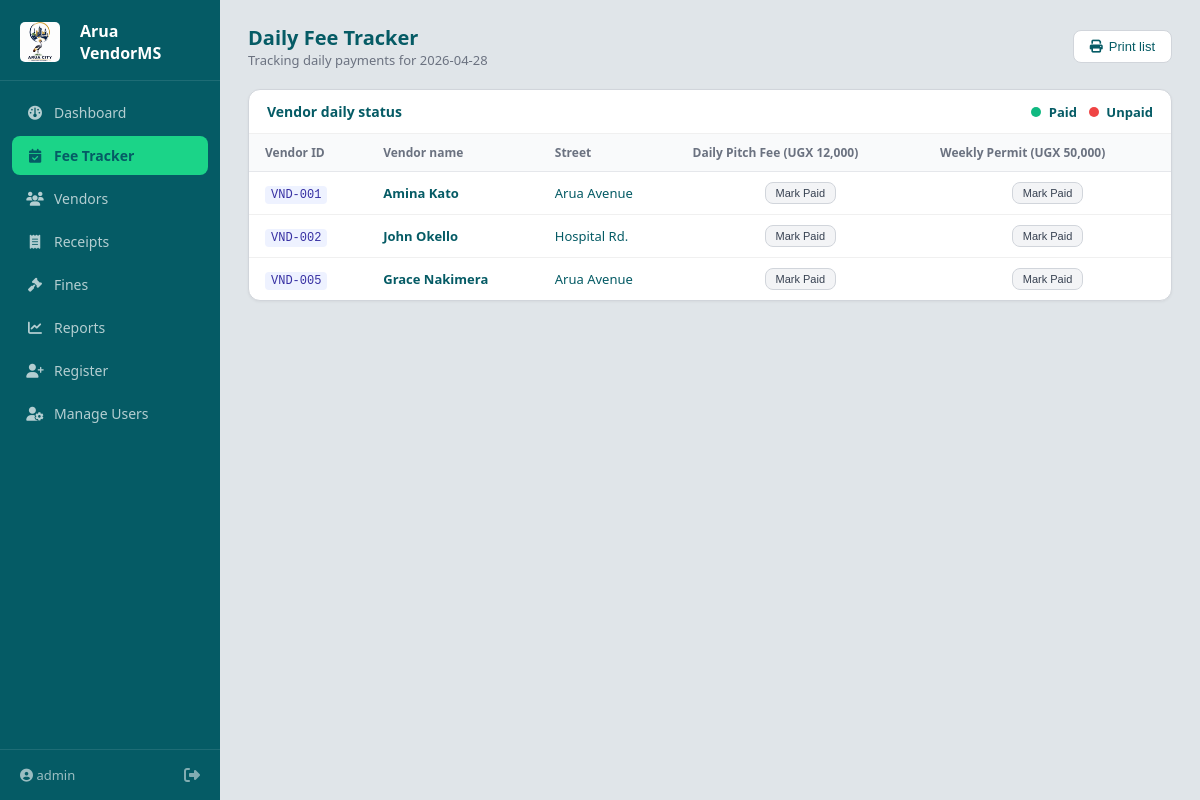
The page /fee-tracker (signed in) on the database its author committed.
### models.py (models this page shows, shortened)
class User(UserMixin, db.Model):
    __tablename__ = 'users' # Name of the table in the SQL database
    id       = db.Column(db.Integer, primary_key=True)
    username = db.Column(db.String(80),  unique=True, nullable=False)
    email    = db.Column(db.String(120), unique=True, nullable=False)
    password_hash = db.Column(db.String(200), nullable=False)
    role          = db.Column(db.String(30), default='field_officer')
    vendor_ptr    = db.Column(db.Integer, db.ForeignKey('vendors.id'), nullable=True)
    created_at    = db.Column(db.String(30), default='')

class FeeSchedule(db.Model):
    __tablename__ = 'fee_schedules'
    id        = db.Column(db.Integer, primary_key=True)
    name      = db.Column(db.String(60), nullable=False) # e.g. "Daily Pitch Fee"
    amount    = db.Column(db.Float,      nullable=False)
    frequency = db.Column(db.String(20), nullable=False) # daily | weekly

class Vendor(db.Model):
    __tablename__ = 'vendors'
    id           = db.Column(db.Integer, primary_key=True)
    vendor_id    = db.Column(db.String(20),  unique=True, nullable=False)
    full_name    = db.Column(db.String(100), nullable=False)
    phone        = db.Column(db.String(20),  nullable=False)
    nin          = db.Column(db.String(30),  default='')
    dob          = db.Column(db.String(20),  default='')
    street_id    = db.Column(db.Integer, db.ForeignKey('streets.id'), nullable=True)
    street       = db.Column(db.String(100), nullable=True)
    trade_type   = db.Column(db.String(60),  nullable=False)
    stall_number = db.Column(db.String(20),  default='')
    permit_start = db.Column(db.String(20),  default='')
    permit_end   = db.Column(db.String(20),  default='')
    status       = db.Column(db.String(20),  default='Active')
    notes        = db.Column(db.Text,        default='')
    registered_at = db.Column(db.String(30), default='')
    receipts     = db.relationship('Receipt', backref='vendor_ref', lazy=True)
    fee_payments  = db.relationship('FeePayment', backref='vendor_ref', lazy=True)
    street_ref   = db.relationship('Street', backref='vendors', lazy=True)

class Street(db.Model):
    __tablename__ = 'streets'
    id   = db.Column(db.Integer, primary_key=True)
    name = db.Column(db.String(100), unique=True, nullable=False)

### app.py (the view)
@app.route('/fee-tracker')
@login_required
def fee_tracker():
    today_str = date.today().strftime('%Y-%m-%d')
    schedules = FeeSchedule.query.all() # Get daily/weekly fee rates
    active_vendors = Vendor.query.filter(Vendor.status.in_(['Active', 'NotPaid'])).all()
    payments_list = FeePayment.query.filter_by(period_date=today_str).all()
    payments = {(p.vendor_id, p.schedule_id): p for p in payments_list}
    return render_template('fee_tracker.html',
                           vendors=active_vendors,
                           schedules=schedules,
                           payments=payments,
                           today=today_str)

### app.py (called while the page is built, shortened)
@app.before_request
def initialize_database():
    if IS_VERCEL and not db_url:
        return "<h1>Arua City System: Setup Required</h1><p>Vercel detected. Please add your <b>DATABASE_URL</b> to the Vercel Environment Variables to go live.</p>", 500

@login_manager.user_loader
def load_user(user_id):
    return User.query.get(int(user_id))

### templates/fee_tracker.html (shortened to what this page needs)
{% extends 'base.html' %}
{% block content %}
<div class="page-header">
  <div>
    <h2>Daily Fee Tracker</h2>
    <p class="text-secondary">Tracking daily payments for {{ today }}</p>
  </div>
  <div class="flex gap-2">
    <button class="btn-secondary" onclick="window.print()">
      <i class="fa-solid fa-print"></i> Print list
    </button>
  </div>
</div>
<div class="card">
  <div class="card-header">
    <div style="display:flex; justify-content:space-between; width:100%; align-items:center;">
      <span>Vendor daily status</span>
      <div style="font-size: 13px; display:flex; gap:12px;">
        <span><span class="dot paid"></span> Paid</span>
        <span><span class="dot unpaid"></span> Unpaid</span>
      </div>
    </div>
  </div>
  <table class="data-table">
    <thead>
      <tr>
        <th>Vendor ID</th>
        <th>Vendor name</th>
        <th>Street</th>
        {% for s in schedules %}
        <th>{{ s.name }} (UGX {{ "{:,.0f}".format(s.amount) }})</th>
        {% endfor %}
      </tr>
    </thead>
    <tbody>
      {% for v in vendors %}
      <tr>
        <td><code>{{ v.vendor_id }}</code></td>
        <td><strong>{{ v.full_name }}</strong></td>
        <td>{{ v.street_ref.name if v.street_ref else v.street }}</td>
        {% for s in schedules %}
        {% set p = payments.get((v.id, s.id)) %}
        <td class="text-center">
          {% if p and p.status == 'Paid' %}
          <div class="payment-badge paid">
            <i class="fa-solid fa-check-circle"></i> Paid
            <small>{{ p.paid_date.split(' ')[1][:5] }}</small>
          </div>
          {% else %}
          <form method="POST" action="{{ url_for('mark_paid') }}">
            <button type="submit" class="btn-sm btn-action">
              Mark Paid
            </button>
          </form>
          {% endif %}
        </td>
        {% endfor %}
      </tr>
      {% else %}
      <tr>
        <td colspan="{{ 3 + (schedules|length) }}" class="text-center">No active vendors to track.</td>
      </tr>
      {% endfor %}
    </tbody>
  </table>
</div>
{% endblock %}

### templates/base.html (shortened to what this page needs)
<!DOCTYPE html>
<html lang="en">
<head>
  <link rel="stylesheet" href="{{ url_for('static', filename='css/style.css') }}">
  <link rel="stylesheet" href="https://cdnjs.cloudflare.com/ajax/libs/font-awesome/6.5.0/css/all.min.css">
</head>
<body>
{% if current_user.is_authenticated %}
<aside class="sidebar">
  <div class="sidebar-brand">
    <img src="{{ url_for('static', filename='img/logo.png') }}" alt="Logo" style="width: 40px; height: 40px; object-fit: contain; border-radius: 5px; margin-right: 10px;">
    <span>Arua VendorMS</span>
  </div>
  <nav class="sidebar-nav">
    <a href="{{ url_for('dashboard') }}" class="nav-link {% if request.endpoint=='dashboard' %}active{% endif %}">
      <i class="fa-solid fa-gauge"></i> Dashboard
    </a>
    {% if current_user.role in ['admin', 'field_officer', 'finance_officer'] %}
    <a href="{{ url_for('fee_tracker') }}" class="nav-link {% if request.endpoint=='fee_tracker' %}active{% endif %}">
      <i class="fa-solid fa-calendar-check"></i> Fee Tracker
    </a>
    <a href="{{ url_for('vendors') }}" class="nav-link {% if 'vendor' in request.endpoint and request.endpoint != 'register_vendor' %}active{% endif %}">
      <i class="fa-solid fa-users"></i> Vendors
    </a>
    {% endif %}
    <a href="{{ url_for('receipts') }}" class="nav-link {% if 'receipt' in request.endpoint %}active{% endif %}">
      <i class="fa-solid fa-receipt"></i> Receipts
    </a>
    <a href="{{ url_for('fines') }}" class="nav-link {% if request.endpoint=='fines' %}active{% endif %}">
      <i class="fa-solid fa-gavel"></i> Fines
    </a>
    {% if current_user.role in ['admin', 'finance_officer'] %}
    <a href="{{ url_for('reports') }}" class="nav-link {% if request.endpoint=='reports' %}active{% endif %}">
      <i class="fa-solid fa-chart-line"></i> Reports
    </a>
    {% endif %}
    {% if current_user.role in ['admin', 'field_officer'] %}
    <a href="{{ url_for('register_vendor') }}" class="nav-link {% if request.endpoint=='register_vendor' %}active{% endif %}">
      <i class="fa-solid fa-user-plus"></i> Register
    </a>
    {% endif %}
    {% if current_user.role == 'admin' %}
    <a href="{{ url_for('manage_users') }}" class="nav-link {% if request.endpoint=='manage_users' %}active{% endif %}">
      <i class="fa-solid fa-user-gear"></i> Manage Users
    </a>
    {% endif %}
  </nav>
  <div class="sidebar-footer">
    <span><i class="fa-solid fa-circle-user"></i> {{ current_user.username }}</span>
    <a href="{{ url_for('logout') }}" class="logout-link" title="Logout"><i class="fa-solid fa-right-from-bracket"></i></a>
  </div>
</aside>
<main class="main-content">
  {% block content %}{% endblock %}
</main>
{% else %}
  {% block auth_content %}{% endblock %}
{% endif %}
</body>
</html>

### css/style.css (style rules this page uses)
*, *::before, *::after { box-sizing: border-box; margin: 0; padding: 0; }
:root { --sidebar-bg: #055b65; --primary: #45828b; --accent: #1bd488; --bg: #e0e5e9; --text: #055b65; --white: #ffffff; }
body { font-family: 'Segoe UI', system-ui, sans-serif; font-size: 14px; color: var(--text); background: var(--bg); min-height: 100vh; }
a { color: var(--primary); text-decoration: none; }
code { font-family: 'Courier New', monospace; font-size: 12px; background: #eef2ff; padding: 2px 6px; border-radius: 4px; color: #3730a3; }
.sidebar { position: fixed; top: 0; left: 0; width: 220px; height: 100vh; background: var(--sidebar-bg); display: flex; flex-direction: column; padding: 0; z-index: 100; }
.main-content { margin-left: 220px; padding: 24px 28px; min-height: 100vh; }
.sidebar-brand { display: flex; align-items: center; gap: 10px; padding: 20px 20px 16px; font-size: 16px; font-weight: 700; color: #fff; border-bottom: 1px solid rgba(255,255,255,.1); }
.sidebar-nav { flex: 1; padding: 12px 12px; display: flex; flex-direction: column; gap: 4px; }
.nav-link { display: flex; align-items: center; gap: 10px; padding: 10px 14px; border-radius: 8px; color: rgba(255,255,255,.7); font-size: 14px; transition: background .15s, color .15s; }
.nav-link i { width: 18px; text-align: center; }
.nav-link.active { background: var(--accent); color: var(--sidebar-bg); font-weight: 600; }
.sidebar-footer { padding: 14px 20px; border-top: 1px solid rgba(255,255,255,.1); display: flex; align-items: center; justify-content: space-between; color: rgba(255,255,255,.6); font-size: 13px; }
.logout-link { color: rgba(255,255,255,.5); font-size: 16px; }
.page-header { display: flex; align-items: center; justify-content: space-between; margin-bottom: 20px; }
.page-header h2 { font-size: 20px; font-weight: 600; color: var(--sidebar-bg); }
.card { background: #fff; border-radius: 12px; border: 1px solid #d1d5db; margin-bottom: 16px; overflow: hidden; box-shadow: 0 1px 3px rgba(0,0,0,0.05); }
.card-header { padding: 12px 18px; border-bottom: 1px solid #f0f0f0; display: flex; align-items: center; justify-content: space-between; font-weight: 600; font-size: 14px; color: var(--sidebar-bg); }
.data-table { width: 100%; border-collapse: collapse; font-size: 13px; }
.data-table th { padding: 10px 16px; text-align: left; font-weight: 600; font-size: 12px; color: #6b7280; background: #f9fafb; border-bottom: 1px solid #e5e7eb; }
.data-table td { padding: 10px 16px; border-bottom: 1px solid #f0f0f0; }
.data-table tr:last-child td { border-bottom: none; }
.btn-primary, .btn-secondary, .btn-ghost, .btn-sm { display: inline-flex; align-items: center; gap: 6px; padding: 8px 16px; border-radius: 8px; font-size: 13px; font-weight: 500; cursor: pointer; border: 1px solid transparent; transition: all .15s; text-decoration: none; }
.btn-secondary { background: #fff; color: var(--sidebar-bg); border-color: #d1d5db; }
.btn-sm { padding: 4px 10px; font-size: 12px; background: #fff; border-color: #d1d5db; color: #374151; }
.flex { display: flex; }
.gap-2 { gap: 8px; }
.text-center { text-align: center; }
.text-secondary { color: #6b7280; font-size: 13px; }
.dot { height: 10px; width: 10px; border-radius: 50%; display: inline-block; margin-right: 4px; }
.dot.paid { background-color: #10b981; }
.dot.unpaid { background-color: #ef4444; }
.btn-action { padding: 4px 10px; font-size: 11px; background: #f3f4f6; color: #374151; border: 1px solid #d1d5db; }
.data-table { width: 100%; border-collapse: collapse; font-size: 13px; min-width: 600px; }

### templates/fee_tracker.html (style rules this page uses)
.dot { height: 10px; width: 10px; border-radius: 50%; display: inline-block; margin-right: 4px; }
.dot.paid { background-color: #10b981; }
.dot.unpaid { background-color: #ef4444; }
.btn-action { background: #f3f4f6; color: #374151; border: 1px solid #d1d5db; }

### rows shown on the page
User: username "admin"
FeeSchedule: name "Daily Pitch Fee", amount "12,000"
FeeSchedule: name "Weekly Permit", amount "50,000"
Vendor: vendor_id "VND-001", full_name "Amina Kato", street_ref "Arua Avenue"
Vendor: vendor_id "VND-002", full_name "John Okello", street_ref "Hospital Rd."
Vendor: vendor_id "VND-005", full_name "Grace Nakimera", street_ref "Arua Avenue"
